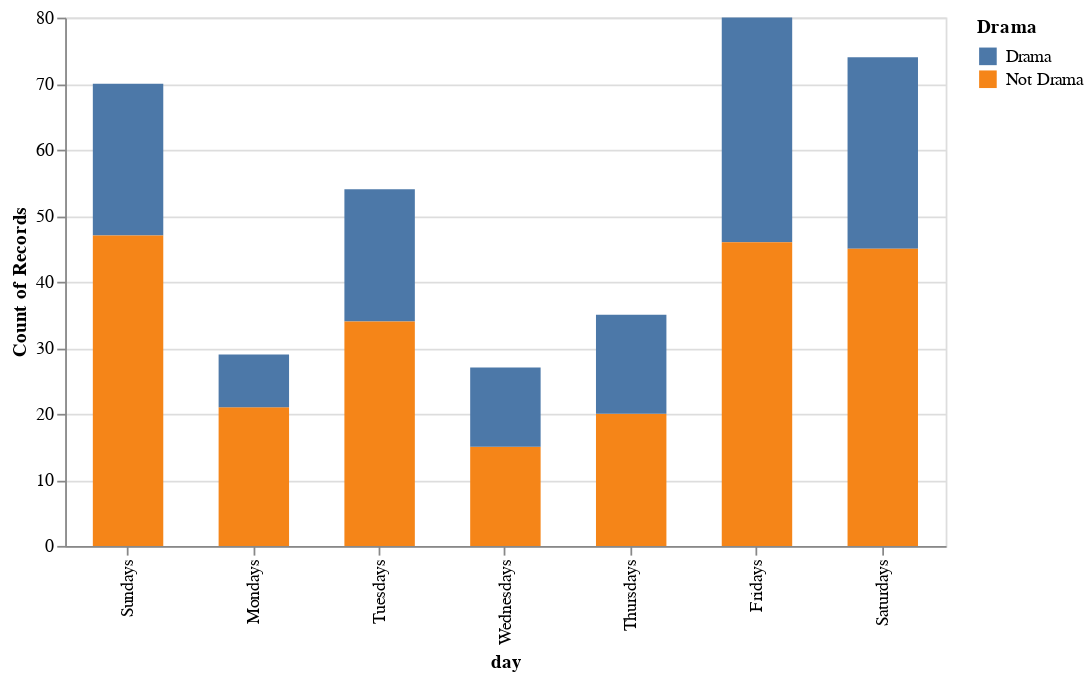

Source (notebook cell):
### Code cell
X = 'day'
factor = "Drama"

df[factor] = df["Genres"].map(lambda x: factor if factor in x else "Not " + factor)

alt.Chart(df).mark_bar(size = 40).encode(
   x = alt.X(X, sort = ["Sundays","Mondays","Tuesdays","Wednesdays","Thursdays","Fridays","Saturdays"]),
    y = 'count()',
    color = factor,
).properties(
    width = 500,
    height = 300
)

### Figure 1 — Vega-Lite specification as saved in the notebook (floating-point values rounded to 4 significant figures; data arrays with more than 128 entries replaced by an {"elided": "..."} marker saying what was removed)
{"config": {"view": {"continuousWidth": 400, "continuousHeight": 300}}, "data": {"name": "data-5c975f9fdb3c03b2d6f3c18cdf756b54"}, "mark": {"type": "bar", "size": 40}, "encoding": {"color": {"type": "nominal", "field": "Drama"}, "x": {"type": "nominal", "field": "day", "sort": ["Sundays", "Mondays", "Tuesdays", "Wednesdays", "Thursdays", "Fridays", "Saturdays"]}, "y": {"type": "quantitative", "aggregate": "count"}}, "height": 300, "width": 500, "$schema": "https://vega.github.io/schema/vega-lite/v4.8.1.json", "datasets": {"data-5c975f9fdb3c03b2d6f3c18cdf756b54": {"elided": "369 records"}}}
